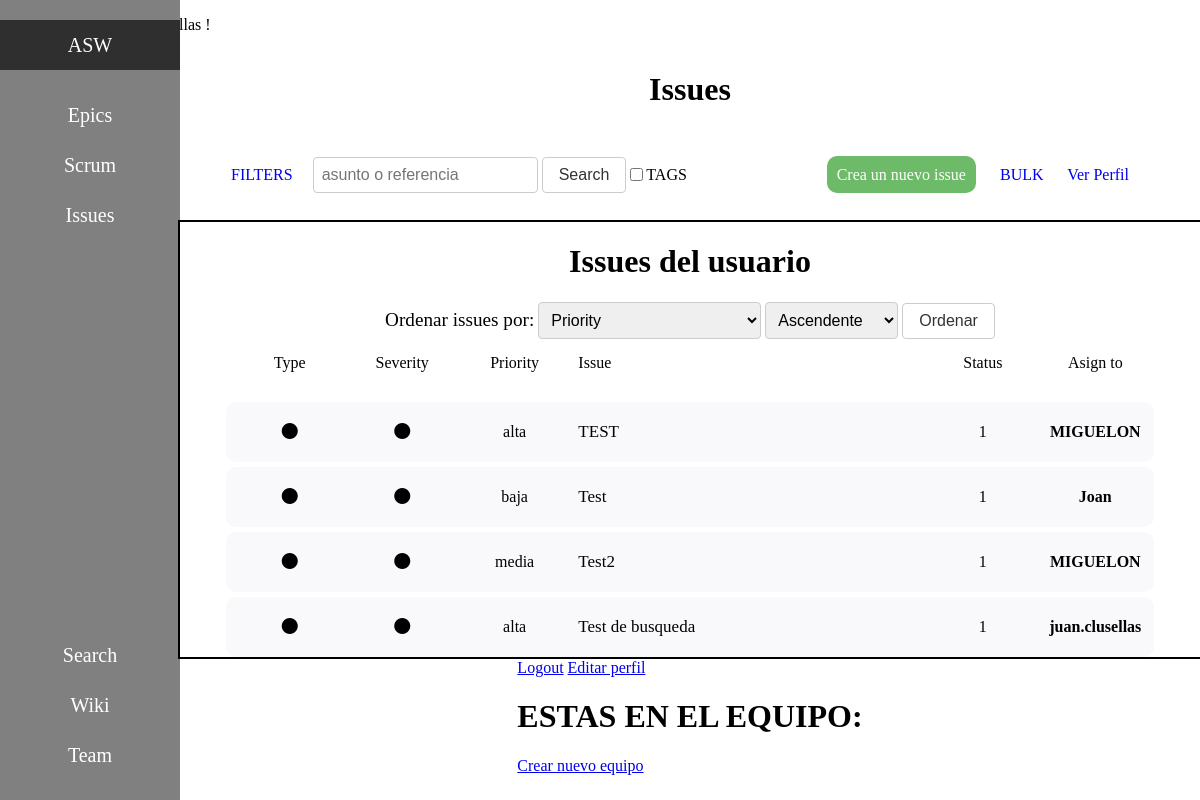
/main/search/ (signed in), run on an earlier commit of the app's database.
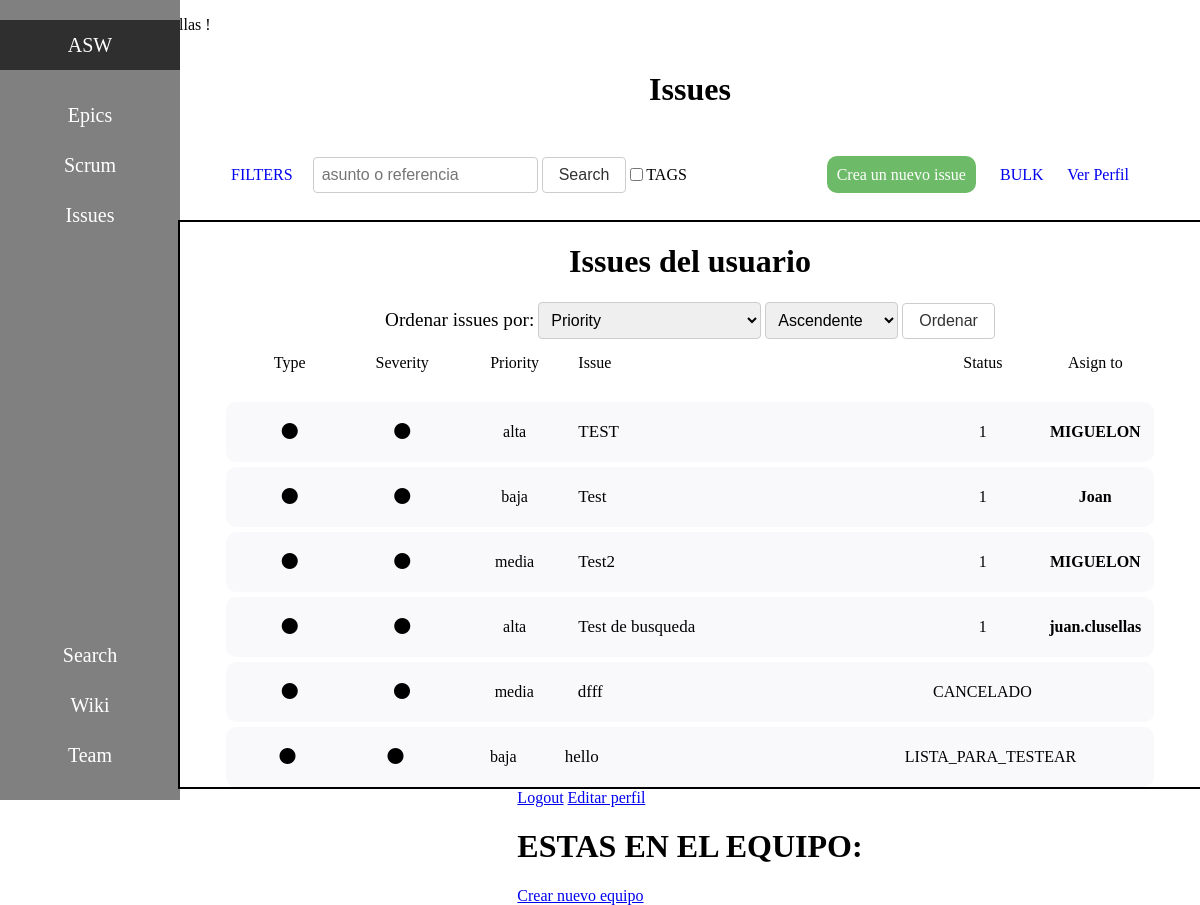
And on a later commit of the database.
### polls/models.py (models this page shows, shortened)
class Issue(models.Model):
    id = models.AutoField(primary_key=True)
    asunto = models.CharField(max_length=50, default='')
    descripcion = models.CharField(max_length=200, default='')
    creador = models.ForeignKey(User, on_delete=models.CASCADE, related_name='issues_creadas')
    associat = models.ForeignKey(User, on_delete=models.CASCADE, related_name='issues_associado', null=True)
    vigilant = models.ManyToManyField(User, related_name='issues_vigiladas')
    deleted = models.BooleanField(default=False)
    asignada = models.ForeignKey(User, on_delete=models.CASCADE, related_name='issues_asignadas', null=True)
    blocked = models.BooleanField(default=False, null=True)
    reason_blocked = models.CharField(max_length=200, default='', null=True)
    deadline = models.DateTimeField(null=True)
    prioridad = models.CharField(max_length=100, default=None, null=True)
    status = models.CharField(max_length=100, default=None, null=True)

### polls/views/issue_viewset.py (the view)
# urls.py: path('search/', issue_viewset.search_issues, name='search_issues'),
def search_issues(request):
    query = request.GET.get('q')
    if query:
        results = Issue.objects.filter(Q(asunto__icontains=query) | Q(descripcion__icontains=query), deleted=False)
    else:
        results = Issue.objects.filter(deleted=False)
    equipos = Equipo.objects.all()
    equipo_usuario = Miembro_Equipo.objects.filter(miembro=request.user.id)
    equipo = Miembro_Equipo.objects.filter(miembro=request.user)
    miebros = Miembro_Equipo.objects.filter(equipo=equipo[0].equipo)
    usuarios = []
    for miembro in miebros:
        usuarios.append(miembro.miembro)
    return render(request, 'main.html', {'issues': results, 'equipos' : equipos, 'equipo' : equipo_usuario, 'usuarios' : usuarios})

### polls/templates/main.html (shortened to what this page needs)
<!DOCTYPE html>
<html lang="en">
<head>
</head>
{% load socialaccount %}
<body>
    {% if user.is_authenticated %}
        <p>BIENVENIDO, {{ user.username }} !</p>
    {% endif %}
    {% include 'barraLateral.html' %}
    <div id="contenedorPrincipal">
        <h1>Issues</h1>
        <div id="barraSuperior">
            <div id="superiorIzquierda">
                <a id="aplicarFiltros" style="font-size: medium" href="http://127.0.0.1:8000/main/filtrar-issues/">FILTERS</a>
                {% include "form_search_bar.html" %}
                <input type="checkbox">TAGS</input>
            </div>
            <div id="superiorDerecha">
                <a id="crearIssue" href="http://127.0.0.1:8000/main/pantallaCrearIssue">Crea un nuevo issue</a>
                <a href="http://127.0.0.1:8000/main/bulkInsertView">BULK</a>
                <a href="http://127.0.0.1:8000/main/verPerfil/{{ user.username }}/">Ver Perfil</a>
            </div>
        </div>
        <div id="tablaIssues">
            <h1>Issues del usuario</h1>
            {%include "form_order_issues.html"%}
            <div id="CabeceraTabla">
                <div class="col">Type</div>
                <div class="col">Severity</div>
                <div class="col">Priority</div>
                <div class="col" id="especial">Issue</div>
                <div class="col">Status</div>
                <div class="col">Asign to</div>
            </div>
            {% for issue in issues %}
                <div id="issue" {% if issue.blocked %} style="border-style: solid; border-color: red; border-width: 4px;"{% endif %}>
                    <div class="col"><i class="fa-solid fa-circle"></i></div>
                    <div class="col"><i class="fa-solid fa-circle"></i></div>
                    {% if issue.prioridad %}
                        <div class="col">{{ issue.prioridad }}</div>
                    {% else %}
                        <div class="col">Ninguna</div>
                    {% endif %}
                    <div class="col" id="especial"><a href="http://127.0.0.1:8000/main/mostrarIssue/{{ issue.id }}/">{{ issue.asunto }}</a></div>
                    <div class="col"><p> {{ issue.status }}</p></div>
                    <div class="col"><strong>{{ issue.asignada.username }}</strong></div>
                </div>
            {% endfor %}
        </div>
        <div id="mainExtras">
            <a href="http://127.0.0.1:8000/main/logout">Logout</a>
            <a href="http://127.0.0.1:8000/main/editarPerfil">Editar perfil</a>
            {% if equipo %}
                <h1>ESTAS EN EL EQUIPO:</h1>
            {% endif %}
            <a href="http://127.0.0.1:8000/main/pantallaCrearEquipo">Crear nuevo equipo</a>
        </div>
    </div>
</body>
</html>

What changed in the data, as far as the page shows it:
added Issue: prioridad "media", asunto "dfff", status "CANCELADO"
added Issue: prioridad "baja", asunto "hello", status "LISTA_PARA_TESTEAR"
